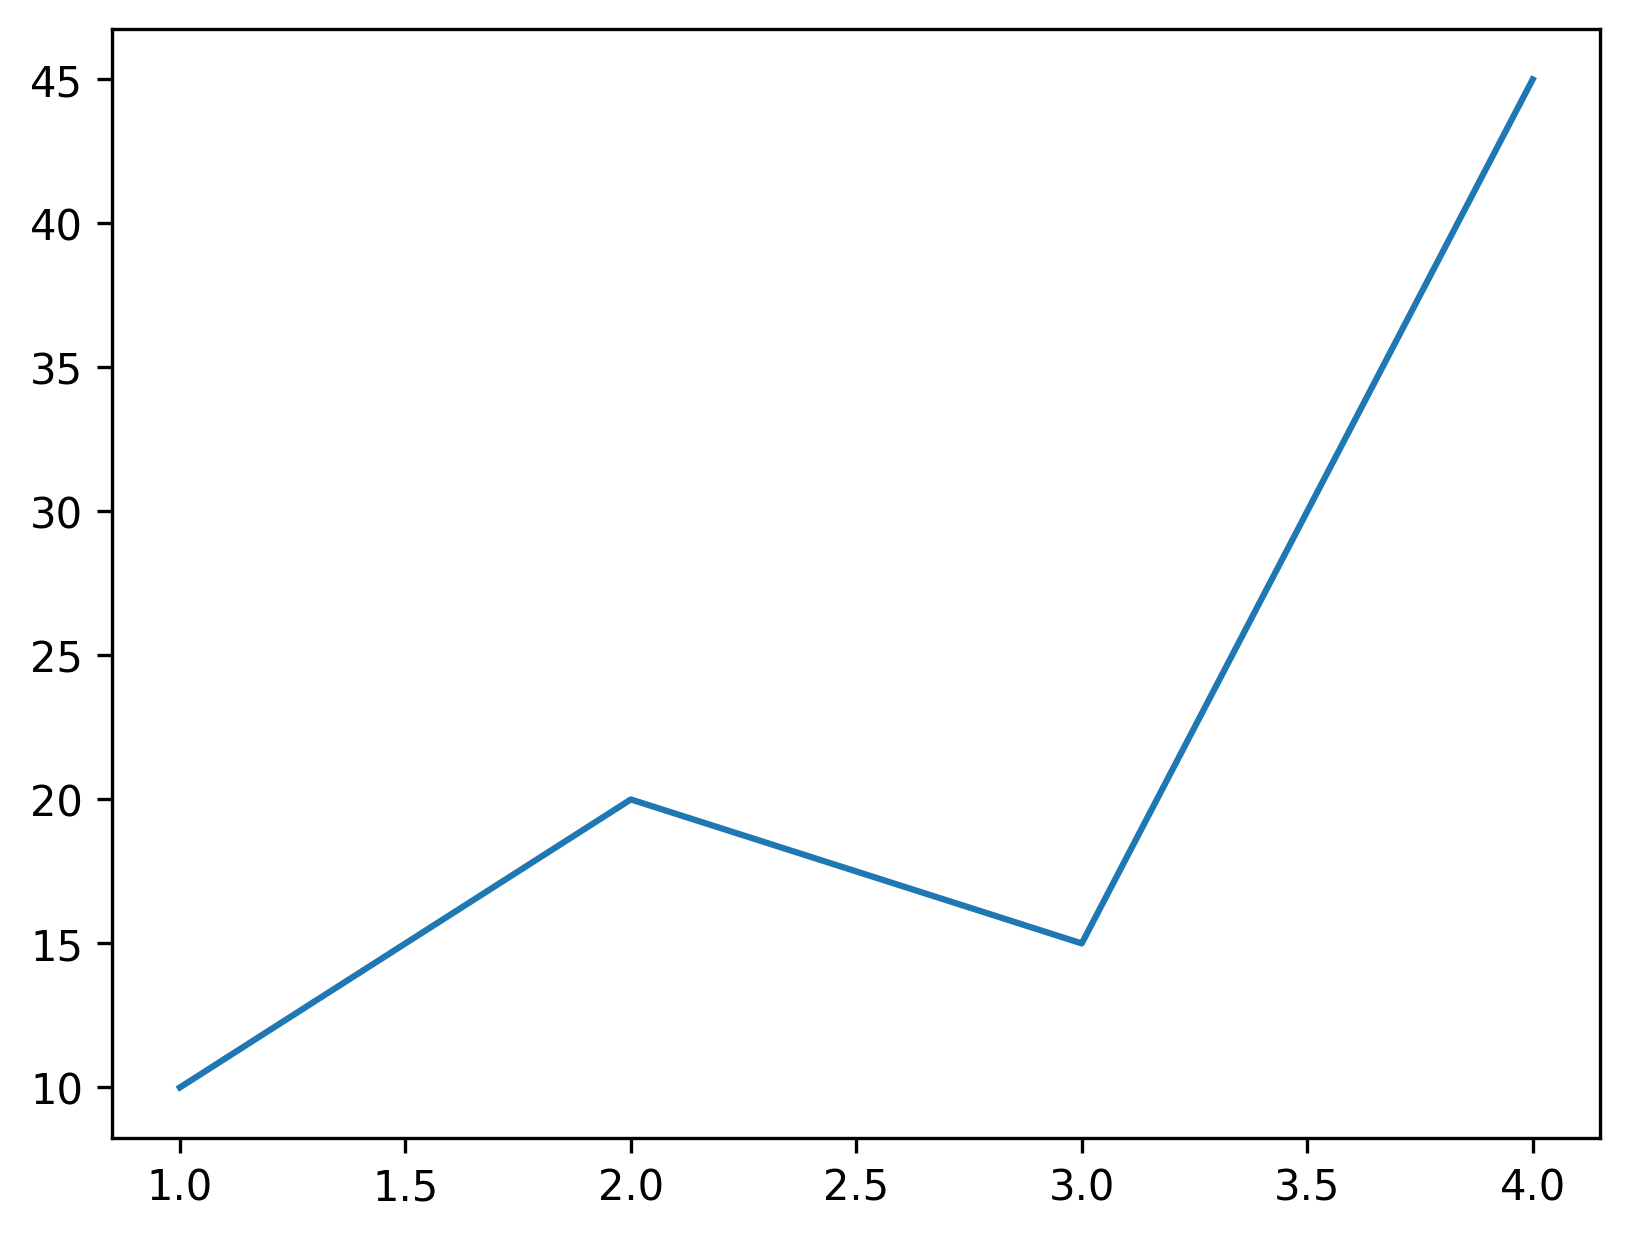

Source code (Python):
import matplotlib.pyplot as plt
x=[1,2,3,4]
y=[10,20,15,45]

plt.plot(x,y)
plt.savefig("01_plot.png", dpi=300)
plt.show()
